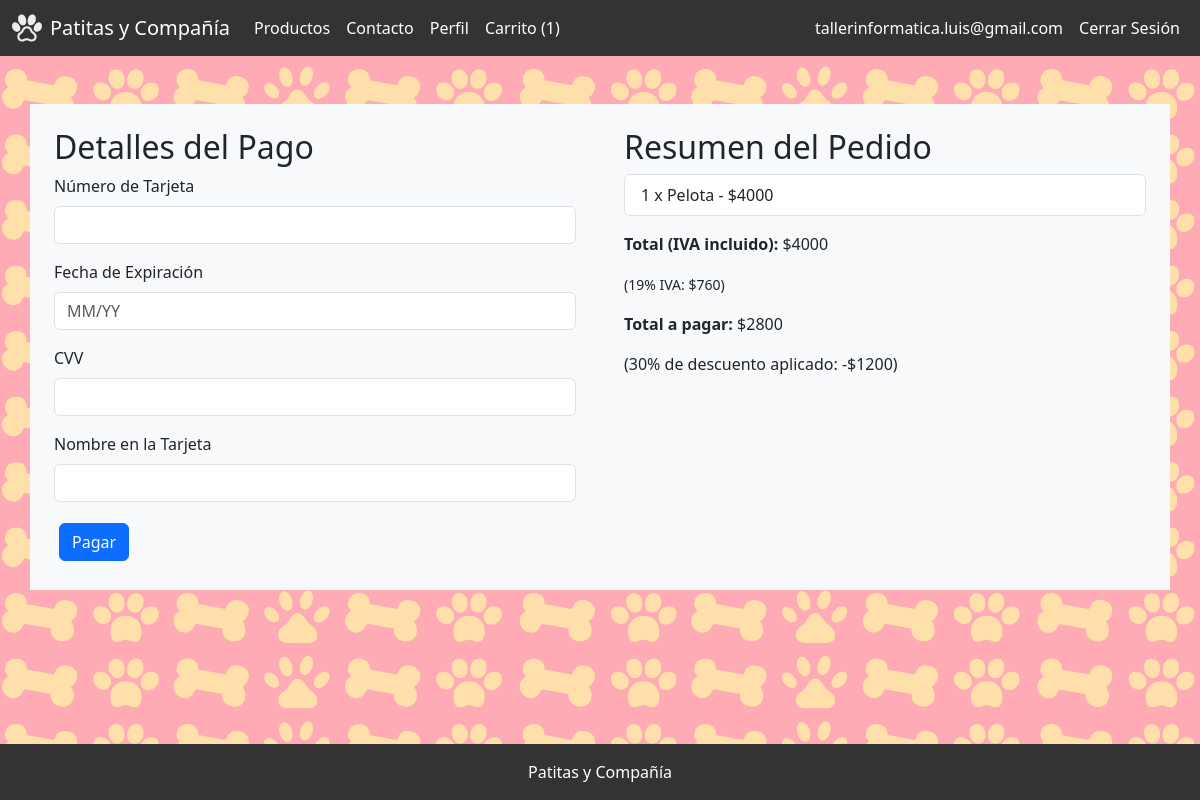
Page /checkout/ (signed in) on the earlier database version.
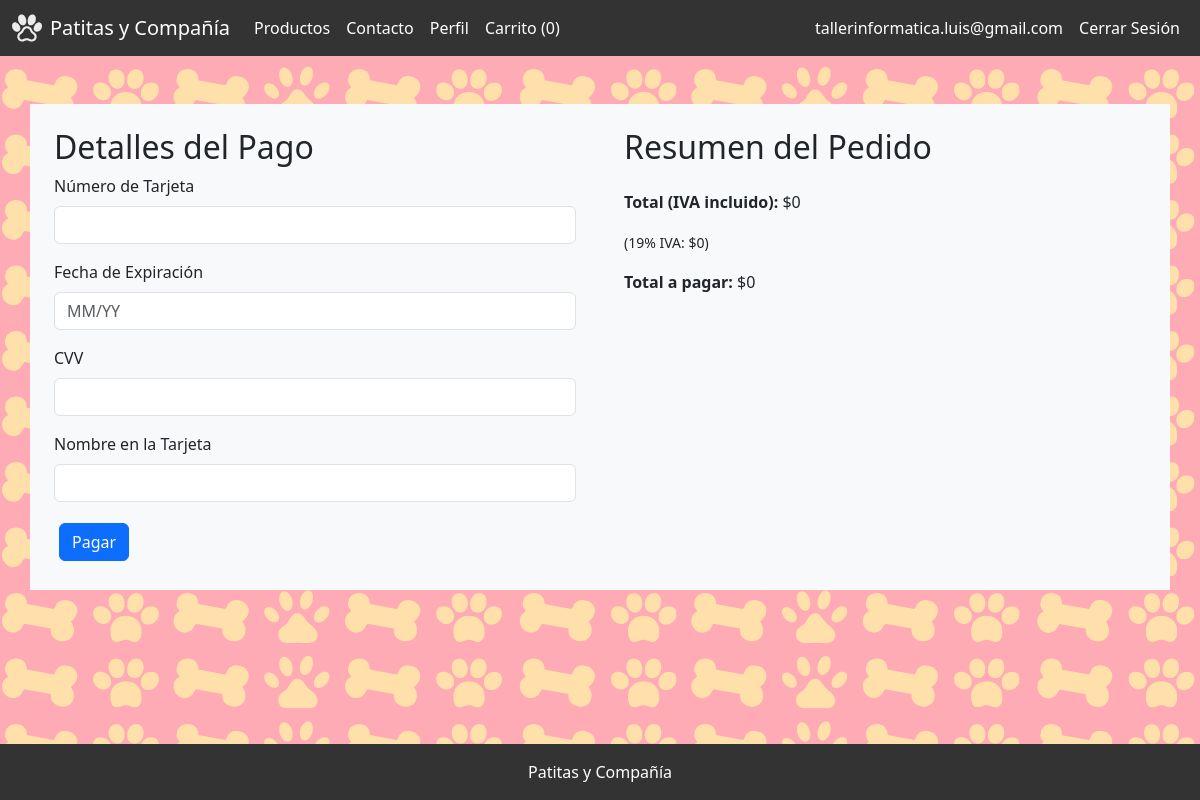
Same page on the later database version.
### patitasYCompania/models.py (models this page shows, shortened)
class CartItem(models.Model):
    user = models.ForeignKey(User, on_delete=models.CASCADE)
    producto = models.ForeignKey(Producto, on_delete=models.CASCADE)
    quantity = models.PositiveIntegerField(default=1)

class Producto(models.Model):
    nombre = models.CharField(max_length=100)
    precio = models.DecimalField(max_digits=10, decimal_places=0)
    descripcion = models.TextField()
    foto = models.ImageField(upload_to='productos/')

### patitasYCompania/views.py (the view, shortened to what this page needs)
# urls.py: path('checkout/', views.checkout, name='checkout'),
@login_required
def checkout(request):
    cart_items = CartItem.objects.filter(user=request.user)
    subtotal = sum(Decimal(item.producto.precio) * item.quantity for item in cart_items)
    iva = subtotal * Decimal('0.19')
    total_iva = subtotal
    if not request.user.profile.has_purchased:
        descuento = total_iva * Decimal('0.30')
        total_con_descuento = total_iva - descuento
    else:
        descuento = Decimal('0')
        total_con_descuento = total_iva
    subtotal = str(int(subtotal))
    iva = str(int(iva))
    total_iva = str(int(total_iva))
    total_con_descuento = str(int(total_con_descuento))
    descuento = str(int(descuento))
    return render(request, 'patitasYCompania/checkout.html', {
        'cart_items': cart_items,
        'subtotal': subtotal,
        'total_iva': total_iva,
        'iva': iva,
        'descuento': descuento,
        'total_con_descuento': total_con_descuento,
    })

### patitasYCompania/templates/patitasycompania/checkout.html (shortened to what this page needs)
{% extends 'patitasYCompania/base.html' %}
{% block content %}
<div class="container mt-5">
  <div class="row">
    <div class="col-md-6 bg-light p-4">
      <h2>Detalles del Pago</h2>
      <form method="post">
        <div class="mb-3">
          <label for="card_number" class="form-label">Número de Tarjeta</label>
          <input type="text" class="form-control" id="card_number" name="card_number" required />
        </div>
        <div class="mb-3">
          <label for="expiry_date" class="form-label">Fecha de Expiración</label>
          <input type="text" class="form-control" id="expiry_date" name="expiry_date" placeholder="MM/YY" required />
        </div>
        <div class="mb-3">
          <label for="cvv" class="form-label">CVV</label>
          <input type="text" class="form-control" id="cvv" name="cvv" required />
        </div>
        <div class="mb-3">
          <label for="name_on_card" class="form-label">Nombre en la Tarjeta</label>
          <input type="text" class="form-control" id="name_on_card" name="name_on_card" required />
        </div>
        <button type="submit" class="btn btn-primary">Pagar</button>
      </form>
    </div>
    <div class="col-md-6 bg-light p-4">
      <h2>Resumen del Pedido</h2>
      <ul class="list-group">
        {% for item in cart_items %}
        <li class="list-group-item">
          {{ item.quantity }} x {{ item.producto.nombre }} - ${{ item.producto.precio }}
        </li>
        {% endfor %}
      </ul>
      <div class="mt-3">
        <p><strong>Total (IVA incluido):</strong> ${{ subtotal }}</p>
        <p><small>(19% IVA: ${{ iva }})</small></p>
        <p><strong>Total a pagar:</strong> ${{ total_con_descuento }}</p>
        {% with descuento_valido=descuento|add:0 %}
        {% if descuento_valido > 0 %}
        <p>(30% de descuento aplicado: -${{ descuento_valido }})</p>
        {% endif %}
        {% endwith %}
      </div>
    </div>
  </div>
</div>
{% endblock %}

### patitasYCompania/templates/patitasycompania/navbar.html (shortened to what this page needs)
{% load static %}
<nav class="navbar navbar-expand-lg">
    <div class="container-fluid">
        <a class="navbar-brand d-flex align-items-center" href="{% url 'index' %}">
            <img src="{% static 'img/logo.svg' %}" alt="Logo" width="30" height="30" class="d-inline-block align-text-top me-2">
            <span style="color: #fff;">Patitas y Compañía</span>
        </a>
        <div class="collapse navbar-collapse" id="navbarNav">
            <ul class="navbar-nav me-auto mb-2 mb-lg-0">
                <li class="nav-item">
                    <a class="nav-link" href="{% url 'product_list' %}">Productos</a>
                </li>
                <li class="nav-item">
                    <a class="nav-link" href="{% url 'contact' %}">Contacto</a>
                </li>
                {% if user.is_authenticated %}
                    <li class="nav-item">
                        <a class="nav-link" href="{% url 'user_profile' %}">Perfil</a>
                    </li>
                    <li class="nav-item">
                        <a class="nav-link" href="{% url 'cart' %}">
                            Carrito
                            {% if user.is_authenticated %}
                                ({{ request.user.cartitem_set.count }})
                            {% endif %}
                        </a>
                    </li>
                {% endif %}
            </ul>
            <ul class="navbar-nav">
                {% if user.is_authenticated %}
                    <li class="nav-item">
                        <a class="nav-link" href="{% url 'user_profile' %}">{{ user.email }}</a>
                    </li>
                    <li class="nav-item">
                        <a class="nav-link" href="{% url 'logout' %}">Cerrar Sesión</a>
                    </li>
                {% endif %}
            </ul>
        </div>
    </div>
</nav>

Differences in the rows shown:
removed CartItem: quantity "1", producto.nombre "Pelota", producto.precio "4000"
Other differences:
{{ request.user.cartitem_set.count }}: "1" → "0"
{{ subtotal }}: "4000" → "0"
{{ iva }}: "760" → "0"
{{ total_con_descuento }}: "2800" → "0"
{{ descuento_valido }}: "1200" → (not shown)
text no longer shown: "(30% de descuento aplicado: -$ )"
